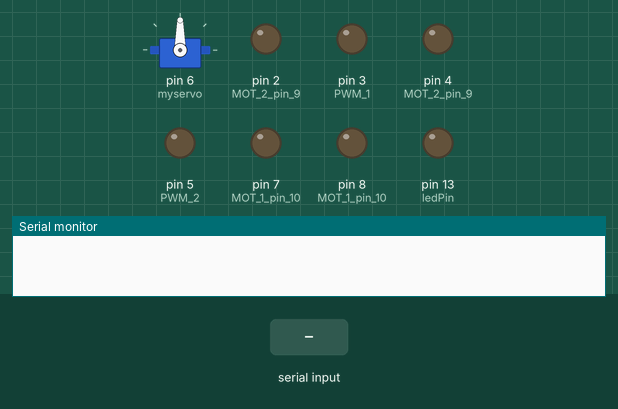
A sketch run on a simulated Arduino Uno, built with avr-gcc and run on an emulated ATmega328P. On the bench: servo, output pins drawn as LEDs (lit = HIGH), the last lines printed to the serial monitor. The inputs (shaded band) are chosen by the test bench.

Above: at 1.2 s.
1.3 s: "lbumper_\n" received over Serial
At 2.4 s:
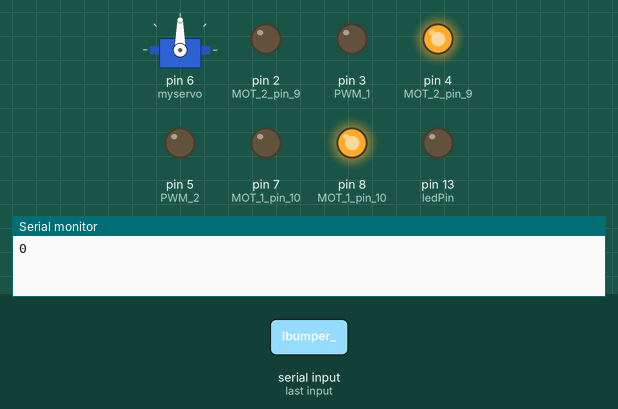
2.8 s: "Pressed_A_1\n" received over Serial
At 3.6 s:
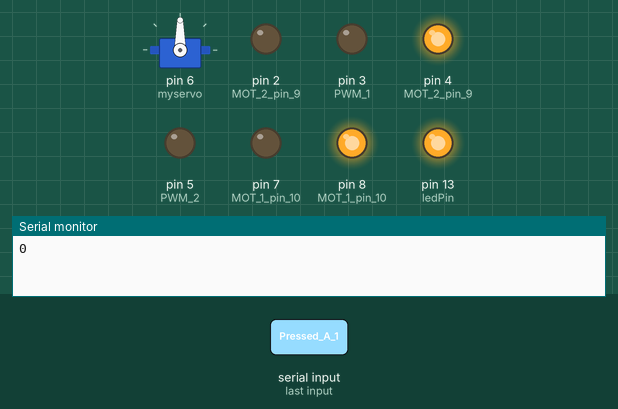
4.3 s: "rbumper_\n" received over Serial
At 4.7 s:
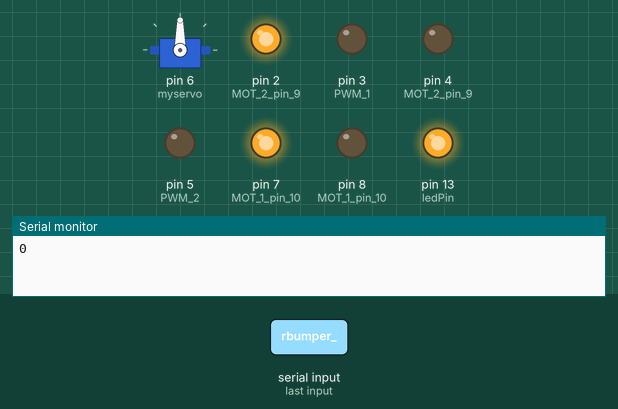
5.8 s: "Pressed_A_0\n" received over Serial
At 7.0 s:
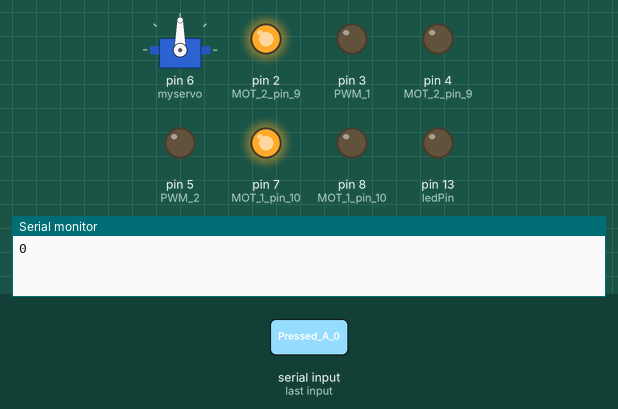
7.3 s: "leftStickX_\n" received over Serial
At 8.3 s:
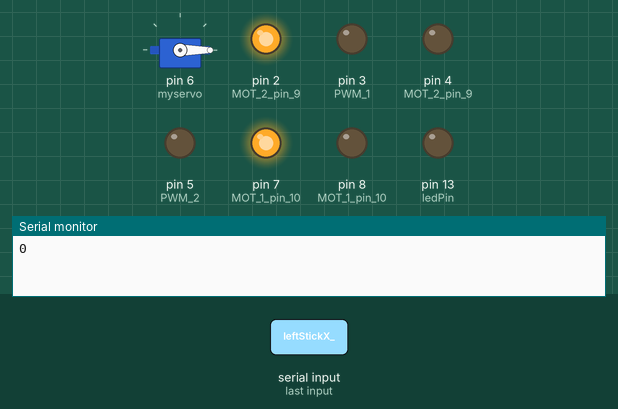
8.8 s: "Pressed_A_1\n" received over Serial
At 9.4 s:
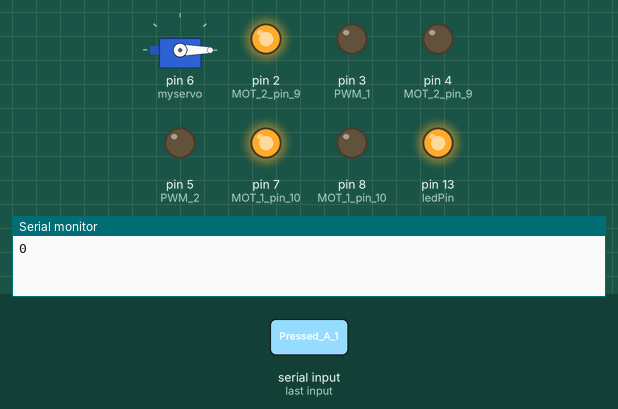
Timing chart, 0 to 11.3 s (numbered marks = the images above; inputs shaded):
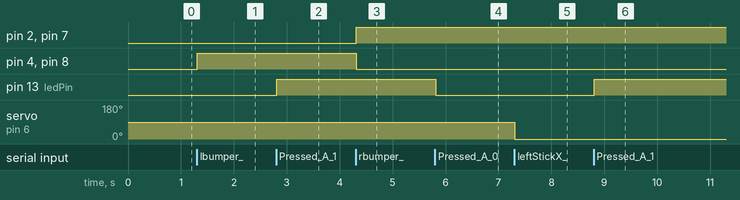

Measured:
- after the input at 1.3 s, pin 4 (MOT_2_pin_9), pin 8 (MOT_1_pin_10): LOW → HIGH at once
- after the input at 2.8 s, pin 13 (ledPin): LOW → HIGH at once
- after the input at 4.3 s, pin 2 (MOT_2_pin_9), pin 7 (MOT_1_pin_10): LOW → HIGH at once; pin 4 (MOT_2_pin_9), pin 8 (MOT_1_pin_10): HIGH → LOW at once
- after the input at 5.8 s, pin 13 (ledPin): HIGH → LOW at once
- after the input at 7.3 s, servo on pin 6 (myservo): 90° → 0° at once
- after the input at 8.8 s, pin 13 (ledPin): LOW → HIGH at once

The sketch:

Serial_test.ino
```cpp
#include <Servo.h>

String command;
int mvalue;
int svalue;

#define ledPin 13

Servo myservo;

void setup()
{

  pinMode(3, OUTPUT); // PWM 1
  pinMode(5, OUTPUT); // PWM 2
  pinMode(8, OUTPUT); // MOT 1 pin 10
  pinMode(7, OUTPUT); // MOT 1 pin 10
  pinMode(4, OUTPUT); // MOT 2 pin 9
  pinMode(2, OUTPUT); // MOT 2 pin 9
  pinMode(ledPin, OUTPUT);
  myservo.attach(6);

  Serial.begin(9600);

  // put your setup code here, to run once:
}

void loop()
{
  if (Serial.available())
  {
    command = Serial.readStringUntil('\n');
    command.trim();

    if (command.equals("Pressed_A_1"))
    {
      //      Serial.println("Dioda wlaczona");
      digitalWrite(ledPin, HIGH);
    }

    else if (command.equals("Pressed_A_0"))
    {
      //      Serial.println("Dioda wylaczona");
      digitalWrite(ledPin, LOW);
    }

    if (command.indexOf("rbumper_") >= 0)
    {

      digitalWrite(8, LOW);
      digitalWrite(7, HIGH);
      digitalWrite(4, LOW);
      digitalWrite(2, HIGH);

      command = command.substring(8);
      mvalue = command.toInt();
      mvalue = mvalue * 255 / 100;
      analogWrite(5, mvalue);
      analogWrite(3, mvalue);
    }

    if (command.indexOf("lbumper_") >= 0)
    {

      digitalWrite(8, HIGH);
      digitalWrite(7, LOW);
      digitalWrite(4, HIGH);
      digitalWrite(2, LOW);

      command = command.substring(8);
      mvalue = command.toInt();
      mvalue = mvalue * 255 / 100;
      Serial.println(mvalue);
      analogWrite(5, mvalue);
      analogWrite(3, mvalue);
    }
    if (command.indexOf("leftStickX_") >= 0)
    {

      command = command.substring(11);
      svalue = command.toInt();
      svalue = svalue * 255 / 100;
      svalue = map(svalue, 0, 255, 0, 150);

      myservo.write(svalue);
    }
  }
  // put your main code here, to run repeatedly:
}
```
